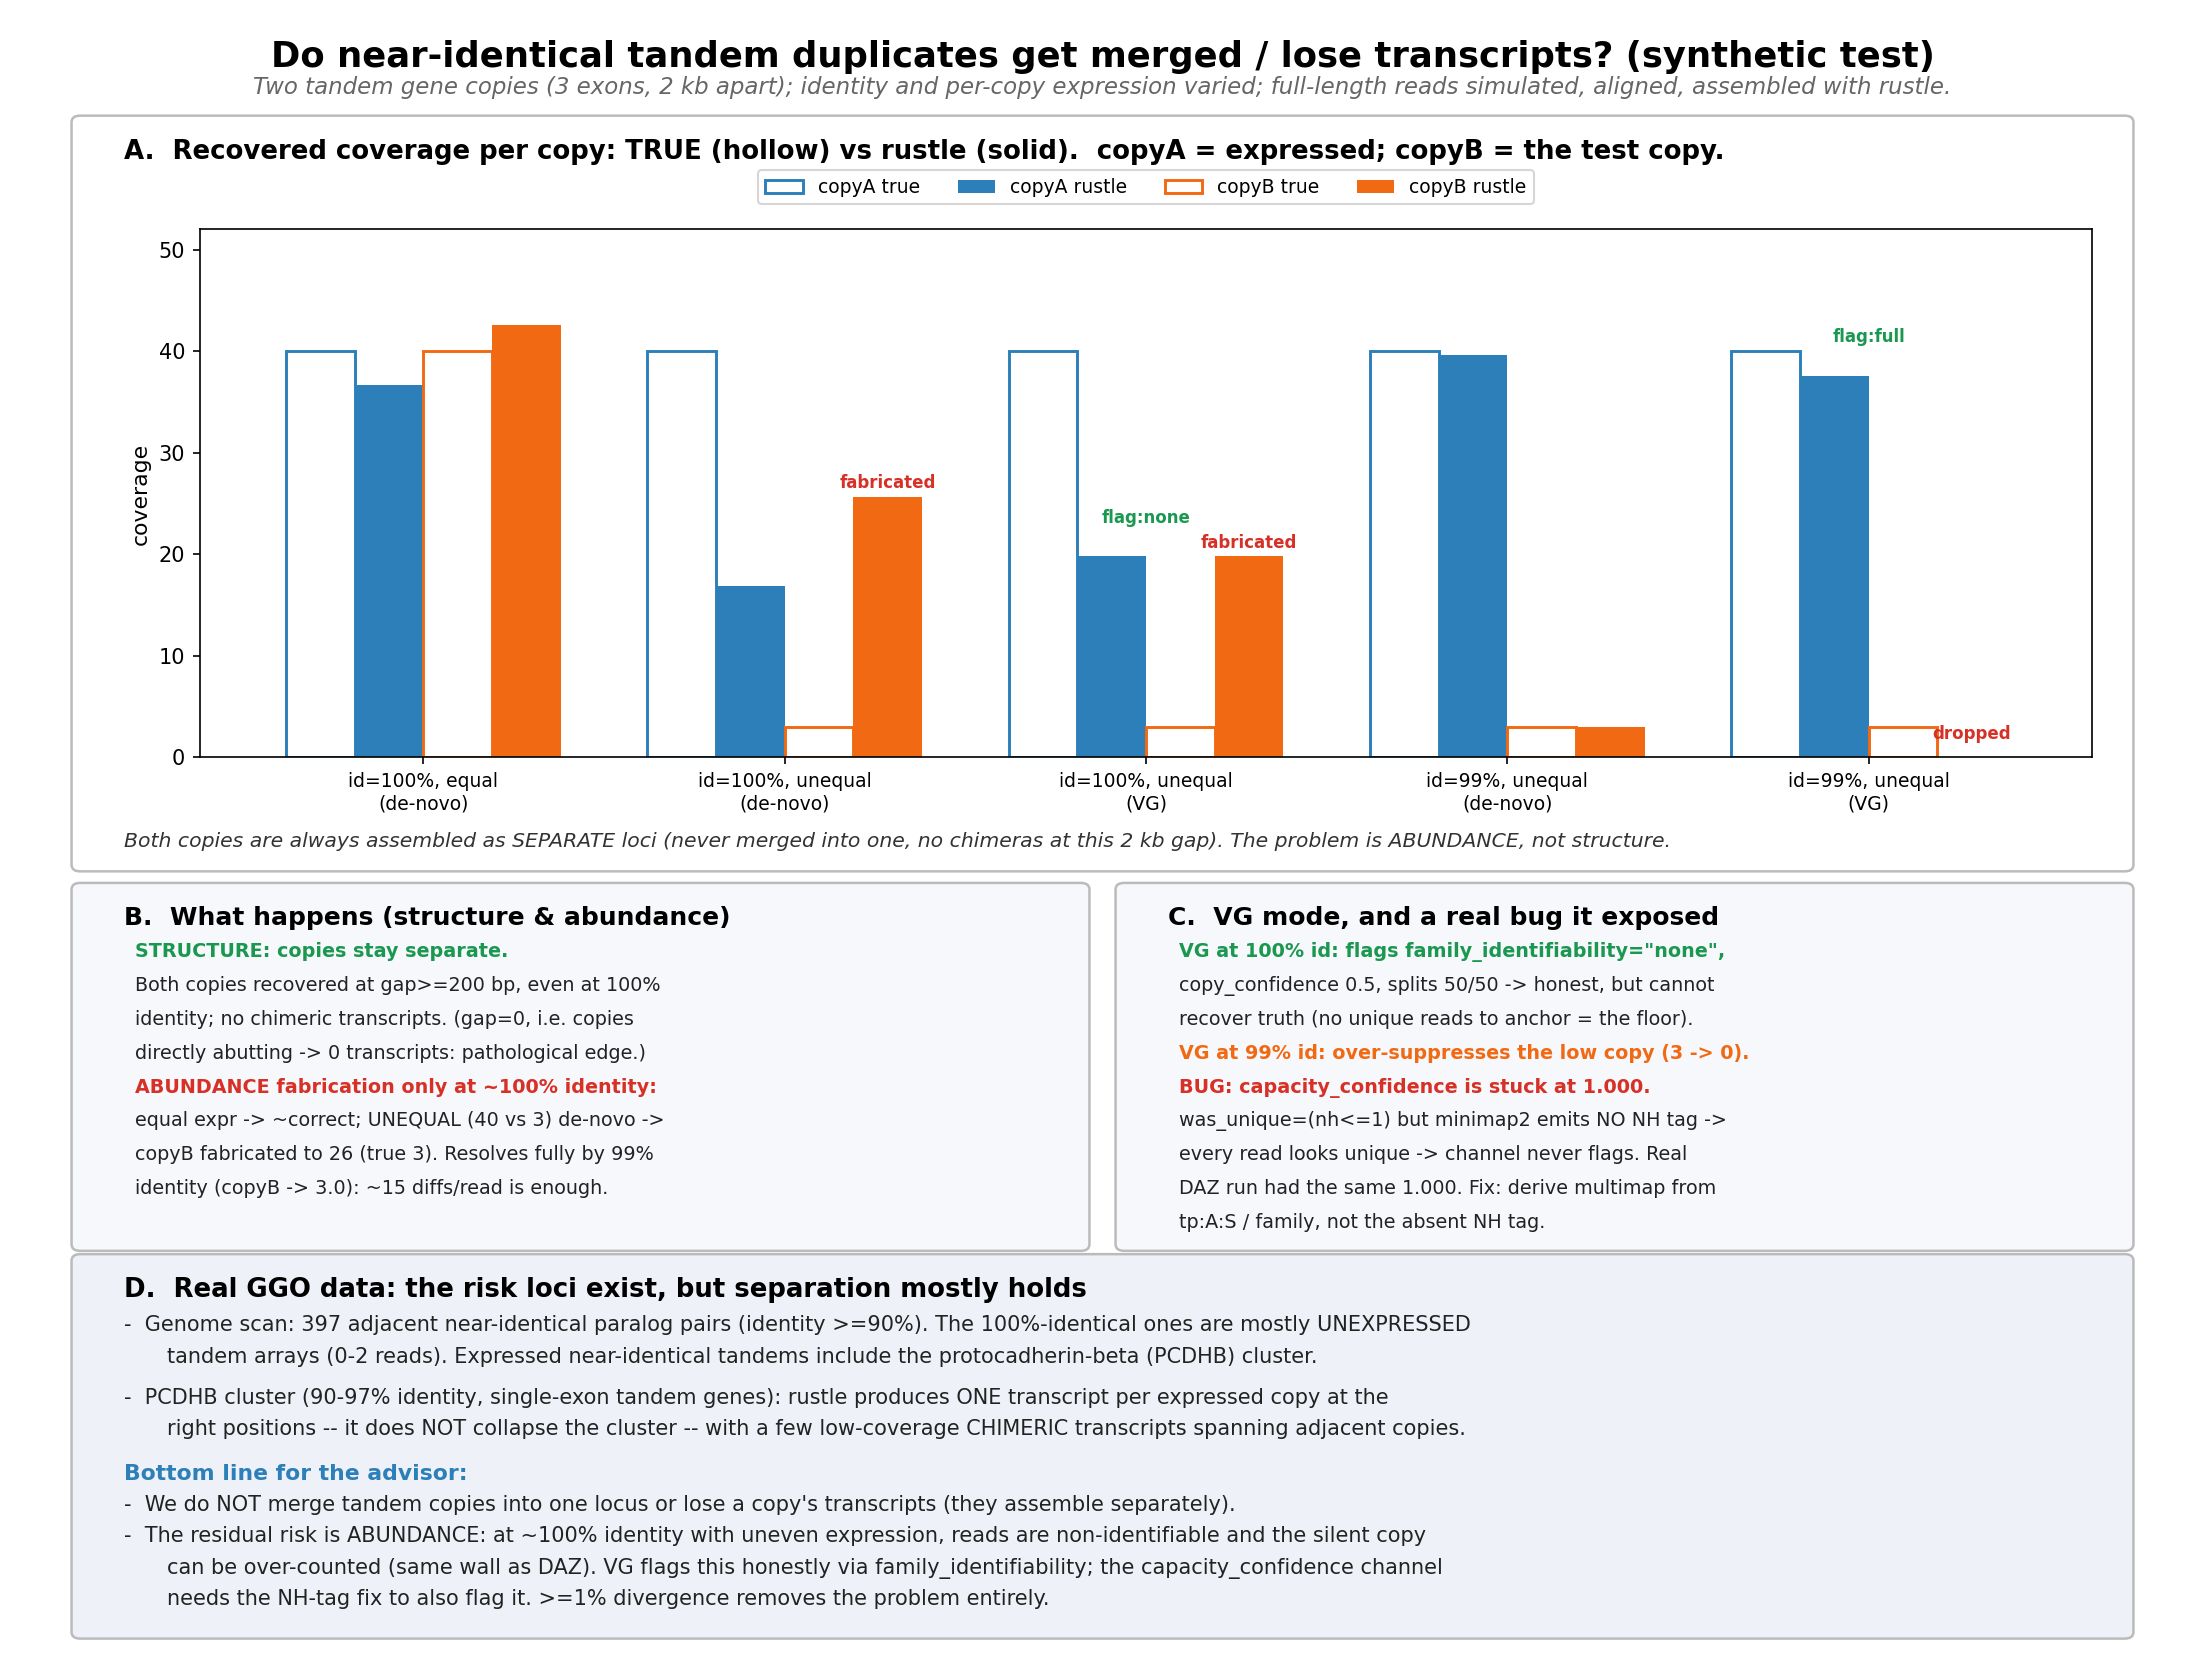

This chart was generated by the following Python code:
#!/usr/bin/env python3
"""Are near-identical tandem duplicates merged / losing transcripts? Experiment summary.

Synthetic tandem: two gene copies (3 exons each) at a 2 kb gap, identity and
per-copy expression varied; reads simulated (full-length, HiFi error), aligned,
assembled with rustle (de-novo and --vg). Data: /tmp/tandem_synth_results.json.
"""
import json
import matplotlib; matplotlib.use('Agg')
import matplotlib.pyplot as plt
from matplotlib.patches import FancyBboxPatch
import numpy as np

R=json.load(open('/tmp/tandem_synth_results.json'))
BLUE,ORANGE,GREEN,RED,GREY='#2c7fb8','#f16913','#1a9850','#d73027','#666'

fig=plt.figure(figsize=(14.5,11))
ax=fig.add_axes([0,0,1,1]); ax.axis('off'); ax.set_xlim(0,1); ax.set_ylim(0,1)
def T(x,y,s,sz=11,ha='left',va='top',c='black',w='normal',mono=False,st='normal'):
    ax.text(x,y,s,size=sz,ha=ha,va=va,color=c,weight=w,style=st,family='monospace' if mono else 'sans-serif',zorder=5)
def panel(x,y,w,h,fc,ec='#bbb',lw=1.2): ax.add_patch(FancyBboxPatch((x,y),w,h,boxstyle="round,pad=0.004",fc=fc,ec=ec,lw=lw))

T(0.5,0.985,"Do near-identical tandem duplicates get merged / lose transcripts? (synthetic test)",17,ha='center',w='bold')
T(0.5,0.963,"Two tandem gene copies (3 exons, 2 kb apart); identity and per-copy expression varied; full-length reads simulated, "
  "aligned, assembled with rustle.",11,ha='center',c=GREY,st='italic')

# ---- Panel A: bar chart of per-copy coverage (true vs rustle) ----
panel(0.03,0.485,0.94,0.45,'#ffffff')
T(0.05,0.925,"A.  Recovered coverage per copy: TRUE (hollow) vs rustle (solid).  copyA = expressed; copyB = the test copy.",12.5,w='bold')
axB=fig.add_axes([0.085,0.55,0.87,0.32])
labels=[f"{r['label']}\n({r['mode']})" for r in R]
x=np.arange(len(R)); w=0.19
trueA=[r['trueA'] for r in R]; covA=[r['covA'] for r in R]
trueB=[r['trueB'] for r in R]; covB=[r['covB'] for r in R]
axB.bar(x-1.5*w,trueA,w,facecolor='none',edgecolor=BLUE,lw=1.4,label='copyA true')
axB.bar(x-0.5*w,covA,w,color=BLUE,label='copyA rustle')
axB.bar(x+0.5*w,trueB,w,facecolor='none',edgecolor=ORANGE,lw=1.4,label='copyB true')
axB.bar(x+1.5*w,covB,w,color=ORANGE,label='copyB rustle')
for i,r in enumerate(R):
    # flag fabrication / drop / split
    if r['covB']>r['trueB']*2+3:
        axB.annotate('fabricated',(i+1.5*w,r['covB']),textcoords='offset points',xytext=(0,4),ha='center',fontsize=8,color=RED,weight='bold')
    if r['mode']=='VG' and r['flag']!='-':
        axB.annotate(f"flag:{r['flag']}",(i,max(r['covA'],r['covB'])),textcoords='offset points',xytext=(0,16),ha='center',fontsize=8,color=GREEN,weight='bold')
    if r['covB']<1 and r['trueB']>1:
        axB.annotate('dropped',(i+1.5*w,1),textcoords='offset points',xytext=(0,4),ha='center',fontsize=8,color=RED,weight='bold')
axB.set_xticks(x); axB.set_xticklabels(labels,fontsize=9)
axB.set_ylabel("coverage",fontsize=10.5); axB.legend(fontsize=9,ncol=4,loc='upper center',bbox_to_anchor=(0.5,1.13))
axB.set_ylim(0,52)
T(0.05,0.505,"Both copies are always assembled as SEPARATE loci (never merged into one, no chimeras at this 2 kb gap). The problem is "
  "ABUNDANCE, not structure.",9.8,c='#333',st='italic')

# ---- Panel B: findings ----
panel(0.03,0.255,0.46,0.215,'#f6f8fb')
T(0.05,0.460,"B.  What happens (structure & abundance)",12,w='bold')
lines=[
 ("STRUCTURE: copies stay separate.",GREEN,True),
 ("Both copies recovered at gap>=200 bp, even at 100%",None,False),
 ("identity; no chimeric transcripts. (gap=0, i.e. copies",None,False),
 ("directly abutting -> 0 transcripts: pathological edge.)",None,False),
 ("ABUNDANCE fabrication only at ~100% identity:",RED,True),
 ("equal expr -> ~correct; UNEQUAL (40 vs 3) de-novo ->",None,False),
 ("copyB fabricated to 26 (true 3). Resolves fully by 99%",None,False),
 ("identity (copyB -> 3.0): ~15 diffs/read is enough.",None,False),
]
y=0.438
for txt,col,bold in lines:
    T(0.055,y,txt,9.2,c=(col or '#222'),w=('bold' if bold else 'normal')); y-=0.0205

# ---- Panel C: VG behaviour + the bug ----
panel(0.51,0.255,0.46,0.215,'#f6f8fb')
T(0.53,0.460,"C.  VG mode, and a real bug it exposed",12,w='bold')
lines2=[
 ("VG at 100% id: flags family_identifiability=\"none\",",GREEN,True),
 ("copy_confidence 0.5, splits 50/50 -> honest, but cannot",None,False),
 ("recover truth (no unique reads to anchor = the floor).",None,False),
 ("VG at 99% id: over-suppresses the low copy (3 -> 0).",ORANGE,True),
 ("BUG: capacity_confidence is stuck at 1.000.",RED,True),
 ("was_unique=(nh<=1) but minimap2 emits NO NH tag ->",None,False),
 ("every read looks unique -> channel never flags. Real",None,False),
 ("DAZ run had the same 1.000. Fix: derive multimap from",None,False),
 ("tp:A:S / family, not the absent NH tag.",None,False),
]
y=0.438
for txt,col,bold in lines2:
    T(0.535,y,txt,9.2,c=(col or '#222'),w=('bold' if bold else 'normal')); y-=0.0205

# ---- Panel D: real-data context ----
panel(0.03,0.02,0.94,0.225,'#eef2f8')
T(0.05,0.235,"D.  Real GGO data: the risk loci exist, but separation mostly holds",12.5,w='bold')
T(0.05,0.212,"-  Genome scan: 397 adjacent near-identical paralog pairs (identity >=90%). The 100%-identical ones are mostly UNEXPRESSED",10,c='#222')
T(0.07,0.193,"tandem arrays (0-2 reads). Expressed near-identical tandems include the protocadherin-beta (PCDHB) cluster.",10,c='#222')
T(0.05,0.168,"-  PCDHB cluster (90-97% identity, single-exon tandem genes): rustle produces ONE transcript per expressed copy at the",10,c='#222')
T(0.07,0.149,"right positions -- it does NOT collapse the cluster -- with a few low-coverage CHIMERIC transcripts spanning adjacent copies.",10,c='#222')
T(0.05,0.122,"Bottom line for the advisor:",10.5,w='bold',c=BLUE)
T(0.05,0.103,"-  We do NOT merge tandem copies into one locus or lose a copy's transcripts (they assemble separately).",10,c='#222')
T(0.05,0.084,"-  The residual risk is ABUNDANCE: at ~100% identity with uneven expression, reads are non-identifiable and the silent copy",10,c='#222')
T(0.07,0.065,"can be over-counted (same wall as DAZ). VG flags this honestly via family_identifiability; the capacity_confidence channel",10,c='#222')
T(0.07,0.046,"needs the NH-tag fix to also flag it. >=1% divergence removes the problem entirely.",10,c='#222')

fig.savefig("tandem_duplicate_experiment.png",dpi=150,bbox_inches='tight')
print("wrote tandem_duplicate_experiment.png")
